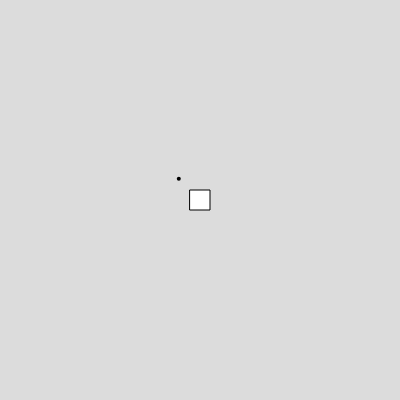
Frame 1 (no input)
Frame 60 (no input): identical to frame 1, image omitted
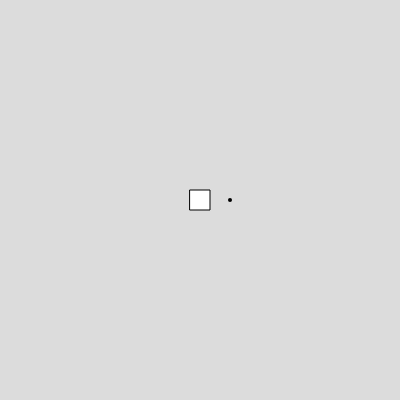
Frame 120 (the mouse pressed at the canvas centre since frame 60)

The p5.js sketch that drew these frames (run headless with seeded random() and noise() and a simulated clock; from frame 60 on, the mouse is pressed at the canvas centre):

// p5.js sketch
// ── sketch.js
//variables for the player, pointer, and bullets
let player;
let pointer;
let bullets = [];
let powerupsOnScreen = [];

let globalTimer;
let powerUpSpawnTimer;

let powerUpDelay = 300 //sets how long it takes before the next power up spawns
let powerUpDuration = 300 //sets how long the power up lasts

//variable which set the speed of the player and bullets
let permMoveSpeed = 5
let permBulletSpeed = 7

let bulletSpeed = permBulletSpeed;
let moveSpeed = permMoveSpeed;

//creates the canvas and sets up the player and pointer.
function setup() {
  createCanvas(400, 400);
  player = new playerCharacter(width/2,height/2);
  pointer = new Pointer();
  rectMode(CENTER);
}

function draw() {
  background(220);
  
  //draws and updates the pointer (see player.js)
  pointer.direct();
  pointer.display();
  
  //draws and updates the player (see player.js)
  player.display();
  player.move();
  player.powerReset();
  
  //draws and updates all of the bullets in the bullets array (see projectiles.js)
  for (let i = 0; i < bullets.length; i++){
    bullets[i].display();
    bullets[i].move();
  }
  
  //spawns the powerup (see powerups.js)
  powerUpSpawnTimer = frameCount%powerUpDelay
  spawnPowerup();
  
  //displays the powerups and checks if the player touches any (see powerups.js)
  for (let i = 0; i < powerupsOnScreen.length; i++){
    powerupsOnScreen[i].display();
    powerupsOnScreen[i].activateCheck();
  }
  
  //sets up the global timer because frameCount doesn't carry over to other scripts.
  globalTimer = frameCount;
}

// ── player.js
//player object
function playerCharacter(x_,y_) {
  this.x = x_ //player's X position
  this.y = y_ //player's Y position
  
  this.powerTimer = -1 //initializes the timer for the powerups
  
  //displays the player
  this.display = function () {
    strokeWeight(1);
    fill(255)
    square(this.x, this.y, 20);
  };
  
  //moves the player (and pointer) around when certain keys are pressed. You can either use the arrow keys or W, A, S, and D.
  this.move = function(){
    if (keyIsDown(RIGHT_ARROW) && keyIsDown(UP_ARROW)){
      this.x = (this.x + moveSpeed/sqrt(2));
      this.y = (this.y - moveSpeed/sqrt(2));
    } else if (keyIsDown(68) && keyIsDown(87)){
      this.x = (this.x + moveSpeed/sqrt(2));
      this.y = (this.y - moveSpeed/sqrt(2));
      
    } else if (keyIsDown(RIGHT_ARROW) && keyIsDown(DOWN_ARROW)){
      this.x = (this.x + moveSpeed/sqrt(2));
      this.y = (this.y + moveSpeed/sqrt(2));
    } else if (keyIsDown(68) && keyIsDown(83)){
      this.x = (this.x + moveSpeed/sqrt(2));
      this.y = (this.y + moveSpeed/sqrt(2));
      
    } else if (keyIsDown(LEFT_ARROW) && keyIsDown(DOWN_ARROW)){
      this.x = (this.x - moveSpeed/sqrt(2));
      this.y = (this.y + moveSpeed/sqrt(2));
    } else if (keyIsDown(65) && keyIsDown(83)){
      this.x = (this.x - moveSpeed/sqrt(2));
      this.y = (this.y + moveSpeed/sqrt(2));
    
    } else if (keyIsDown(LEFT_ARROW) && keyIsDown(UP_ARROW)){
      this.x = (this.x - moveSpeed/sqrt(2));
      this.y = (this.y - moveSpeed/sqrt(2));
    } else if (keyIsDown(65) && keyIsDown(87)){
      this.x = (this.x - moveSpeed/sqrt(2));
      this.y = (this.y - moveSpeed/sqrt(2));
      
    } else if (keyIsDown(RIGHT_ARROW)){
      this.x = this.x + moveSpeed;
    } else if (keyIsDown(68)){
      this.x = this.x + moveSpeed;
      
    } else if (keyIsDown(DOWN_ARROW)){
      this.y = this.y + moveSpeed;
    } else if (keyIsDown(83)){
      this.y = this.y + moveSpeed;
      
    } else if (keyIsDown(LEFT_ARROW)){
      this.x = this.x - moveSpeed;
    } else if (keyIsDown(65)){
      this.x = this.x - moveSpeed;
      
    } else if (keyIsDown(UP_ARROW)){
      this.y = this.y - moveSpeed;
    } else if (keyIsDown(87)){
      this.y = this.y - moveSpeed;
    }
  }
  
  //resets the player (used for powerups)
  this.reset = function(){
    moveSpeed = permMoveSpeed;
    bulletSpeed = permBulletSpeed;
  }
  
  //activates a certain powerup based on the powerup type. also sets a timer for the powerup.
  this.activate = function(type){
    this.powerTimer = globalTimer % powerUpDuration
    if(type === "speed"){
      if(moveSpeed === permMoveSpeed){
        moveSpeed = moveSpeed * 2
      }
    }
  }
  
  //resets the player once the powerUpDuration timer has expired.
  this.powerReset = function(){
    if (this.powerTimer === globalTimer%300 + 1){
      this.reset();
    }
  }
}

//pointer object
function Pointer(){
  
  //sets the distance the pointer is from the player, as well as its initial x and y position
  this.distance = 30;
  this.x = player.x + this.distance;
  this.y = player.y;
  
  //trigonometry magic which figures out the location of the pointer (if you want to figure out what's going on here and write a proper explanation then be my guest)
  this.direct = function(){
    let angleCoef = atan2(mouseY - player.y, mouseX - player.x);
    this.x = player.x + this.distance * cos(angleCoef);
    this.y = player.y + this.distance * sin(angleCoef);
  }
  
  //displays the pointer
  this.display = function(){
    strokeWeight(4)
    point(this.x,this.y)
  }
}

// ── powerups.js
//spawns a new powerup in a random spot on the canvas.
function spawnPowerup(){
  if(powerUpSpawnTimer === 0){
    powerupsOnScreen.pop();
    let newPower = new powerUp(random(width),random(height),"speed");
    powerupsOnScreen.push(newPower);
  }
}

//the power up object.
function powerUp(x_,y_,t_){
  this.x = x_ //x position
  this.y = y_ //y position
  this.type = t_ //type of powerup
  
  this.radius = 10 //radius of the circle
  this.activated = false //whether or not the powerup has been activated
  
  //displays the powerup (if the player hasn't already activated it)
  this.display = function(){
    if (this.activated === false){
      fill(0, 0, 255)
      circle(this.x, this.y, this.radius)
    }
  }
  
  //activates the powerup if the player gets within a certain distance (see player.js), and makes sure it can't be activated more than once.
  this.activateCheck = function(){
    if (dist(player.x, player.y, this.x, this.y) < this.radius*2){
      if(this.activated === false){
          player.activate(this.type);
        this.activated = true;
      }
    }
  }
}

//removes the powerup from the screen.
function removeThisPowerup(){
  powerupsOnScreen.pop();
}

// ── projectiles.js
//bullet object. Could maybe be reused for other projectiles if we feel like giving the enemies guns
function projectile(x_,y_){
  
  //sets the bullet's initial x and y positions, which should be wherever the pointer is at.
  this.x = x_
  this.y = y_
  
  //more trigonometry magic! This time, it figures out how fast the bullets should be moving along the X and Y axis
  let angleCoef = atan2(mouseY - player.y, mouseX - player.x);
  this.xVelocity = bulletSpeed * cos(angleCoef)
  this.yVelocity = bulletSpeed * sin(angleCoef)
  
  //displays the bullets
  this.display = function () {
    strokeWeight(3)
    point(this.x, this.y)
  }
  
  //moves the bullets
  this.move = function () {
    this.x = this.x + this.xVelocity
    this.y = this.y + this.yVelocity
  }
}

//makes a new bullet whenever the mouse is pressed, then adds it to the array of bullets.
function mousePressed(){
  let bullet = new projectile(pointer.x,pointer.y)
  bullets.push(bullet);
}
